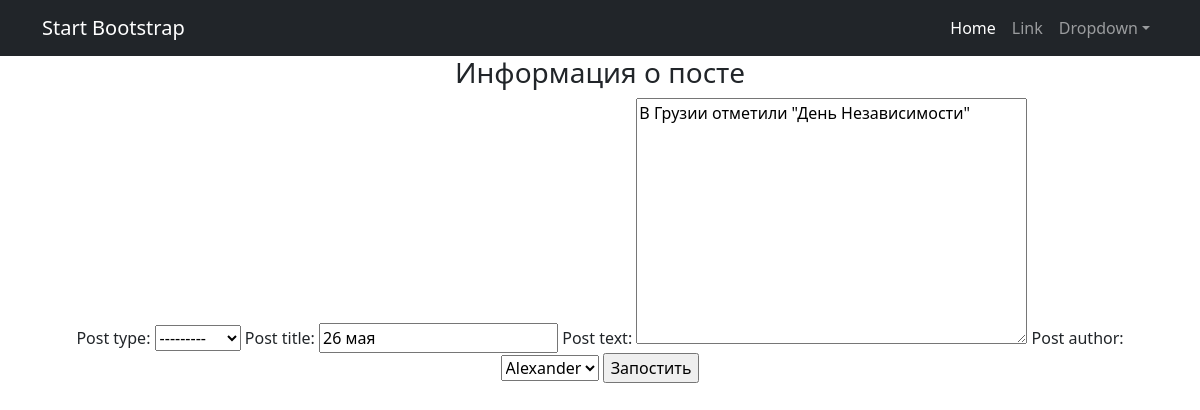
The page /news/create/6 (signed in) on the database its author committed.
### news/models.py (models this page shows, shortened)
class Post(models.Model):
    article = 'AR'
    news = 'NW'
    TYPES = [(article, 'статья'), (news, 'новость')]
    post_author = models.ForeignKey(Author, on_delete=models.CASCADE)
    post_type = models.CharField(max_length=2, choices=TYPES)
    post_time_create = models.DateTimeField(auto_now_add=True)
    post_category = models.ManyToManyField(Category, through='PostCategory')
    post_title = models.CharField(max_length=255)
    post_text = models.TextField()
    post_rating = models.IntegerField(default=0)

### news/views.py (the view)
# urls.py: path('create/<int:pk>', PostUpdate.as_view(), name='post_update'),
class PostUpdate(LoginRequiredMixin, PermissionRequiredMixin, UpdateView ):
    template_name = 'post_create.html'
    permission_required = ('news.add_post',)  # ('news.update_post',)
    form_class = PostForm
    def get_object(self, **kwargs):
        id = self.kwargs.get('pk')
        return Post.objects.get(pk=id)

### news/forms.py
class PostForm(ModelForm):
    class Meta:
        model = Post
        fields = ['post_type', 'post_title', 'post_text', 'post_author']

### news/models.py (called while the page is built)
    def __str__(self):
        return f'{self.author}'

### templates/post_create.html (shortened to what this page needs)
{% extends 'flatpages/default.html' %}
{% load custom_filters %}
{% block content %}
<h3>Информация о посте</h3>
<form method="POST">
    {{ form }}
    <input type="submit" value="Запостить">
</form>
{% endblock content %}

### rows shown on the page
Post: post_type "---------", post_title "26 мая", post_text "В Грузии отметили \"День Независимости\"", post_author "Alexander"
